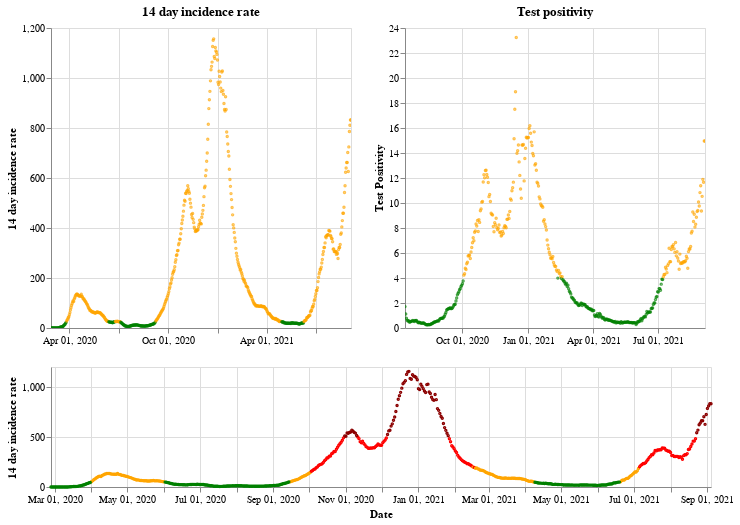

Source (notebook cell):
### Markdown cell above
## Wales

### Code cell
plot_traffic_light('Wales')

### Figure 1 — Vega-Lite specification as saved in the notebook (floating-point values rounded to 4 significant figures; data arrays with more than 128 entries replaced by an {"elided": "..."} marker saying what was removed)
{"config": {"view": {"continuousWidth": 400, "continuousHeight": 300}}, "vconcat": [{"hconcat": [{"mark": {"type": "point", "size": 2}, "encoding": {"color": {"condition": {"value": "green", "test": "(datum.twoWeeklyCasesRate <= 25)"}, "value": "orange"}, "tooltip": [{"type": "nominal", "field": "areaName"}, {"type": "temporal", "field": "date"}, {"type": "quantitative", "field": "twoWeeklyCasesRate"}, {"type": "quantitative", "field": "testPositivity"}], "x": {"type": "temporal", "axis": {"title": ""}, "field": "date", "scale": {"domain": {"selection": "DateBrush"}}, "timeUnit": "yearmonthdate"}, "y": {"type": "quantitative", "axis": {"title": "14 day incidence rate"}, "field": "twoWeeklyCasesRate"}}, "title": "14 day incidence rate", "width": 300}, {"mark": {"type": "point", "size": 2}, "encoding": {"color": {"condition": {"value": "green", "test": "(datum.testPositivity <= 4)"}, "value": "orange"}, "tooltip": [{"type": "nominal", "field": "areaName"}, {"type": "temporal", "field": "date"}, {"type": "quantitative", "field": "twoWeeklyCasesRate"}, {"type": "quantitative", "field": "testPositivity"}], "x": {"type": "temporal", "axis": {"title": ""}, "field": "date", "scale": {"domain": {"selection": "DateBrush"}}, "timeUnit": "yearmonthdate"}, "y": {"type": "quantitative", "axis": {"title": "Test Positivity"}, "field": "testPositivity"}}, "title": "Test positivity", "width": 300}]}, {"layer": [{"mark": {"type": "point", "size": 2}, "encoding": {"color": {"condition": {"value": "orange", "test": "(((datum.testPositivity < 4) && (datum.twoWeeklyCasesRate >= 50)) && (datum.twoWeeklyCasesRate < 200))"}, "value": "red"}, "opacity": {"condition": {"value": 1, "test": "((datum.twoWeeklyCasesRate >= 50) && (datum.twoWeeklyCasesRate < 500))"}, "value": 0}, "tooltip": [{"type": "nominal", "field": "areaName"}, {"type": "temporal", "field": "date"}, {"type": "quantitative", "field": "twoWeeklyCasesRate"}, {"type": "quantitative", "field": "testPositivity"}], "x": {"type": "temporal", "axis": {"title": "Date"}, "field": "date", "timeUnit": "yearmonthdate"}, "y": {"type": "quantitative", "axis": {"title": "14 day incidence rate"}, "field": "twoWeeklyCasesRate"}}, "selection": {"DateBrush": {"type": "interval", "encodings": ["x"], "fields": ["Time"]}}}, {"mark": {"type": "point", "size": 2}, "encoding": {"color": {"value": "darkred"}, "opacity": {"condition": {"value": 1, "test": "(datum.twoWeeklyCasesRate >= 500)"}, "value": 0}, "tooltip": [{"type": "nominal", "field": "areaName"}, {"type": "temporal", "field": "date"}, {"type": "quantitative", "field": "twoWeeklyCasesRate"}, {"type": "quantitative", "field": "testPositivity"}], "x": {"type": "temporal", "axis": {"title": "Date"}, "field": "date", "timeUnit": "yearmonthdate"}, "y": {"type": "quantitative", "axis": {"title": "14 day incidence rate"}, "field": "twoWeeklyCasesRate"}}}, {"mark": {"type": "point", "size": 2}, "encoding": {"color": {"condition": {"value": "green", "test": "((datum.testPositivity < 4) && (datum.twoWeeklyCasesRate < 50))"}, "value": "orange"}, "opacity": {"condition": {"value": 1, "test": "(datum.twoWeeklyCasesRate < 50)"}, "value": 0}, "tooltip": [{"type": "nominal", "field": "areaName"}, {"type": "temporal", "field": "date"}, {"type": "quantitative", "field": "twoWeeklyCasesRate"}, {"type": "quantitative", "field": "testPositivity"}], "x": {"type": "temporal", "axis": {"title": "Date"}, "field": "date", "timeUnit": "yearmonthdate"}, "y": {"type": "quantitative", "axis": {"title": "14 day incidence rate"}, "field": "twoWeeklyCasesRate"}}}], "height": 120, "width": 660}], "data": {"name": "data-78341bda645fef4ecaf344961232d2ac"}, "$schema": "https://vega.github.io/schema/vega-lite/v4.8.1.json", "datasets": {"data-78341bda645fef4ecaf344961232d2ac": {"elided": "556 records"}}}
